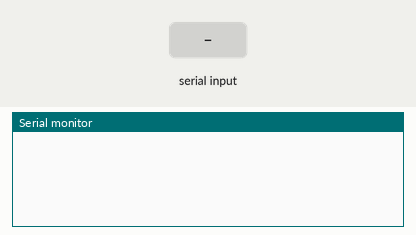
Bench run of a sketch on a simulated Arduino Leonardo, built with avr-gcc and run on an emulated ATmega32U4. Parts: the last lines printed to the serial monitor. The inputs (shaded band) are chosen by the test bench. USB keyboard and mouse output is not drawn.

Above: at 1.2 s.
1.3 s: "STRING 1\n" received over the second serial link
At 2.5 s:
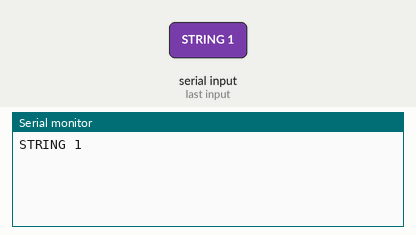
2.8 s: "DELAY 1\n" received over the second serial link
At 3.7 s:
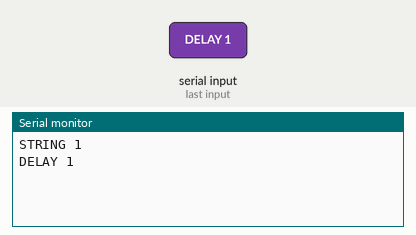
4.3 s: "REM 1\n" received over the second serial link
At 5.0 s:
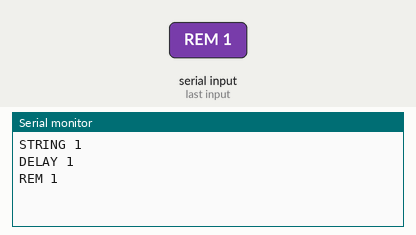
5.8 s: "ENTER 1\n" received over the second serial link
At 6.3 s:
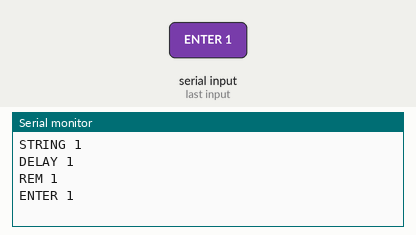
7.3 s: " \n" received over the second serial link
At 8.4 s:
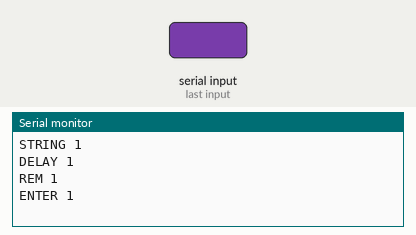
8.8 s: "STRING\n" received over the second serial link
At 9.5 s:
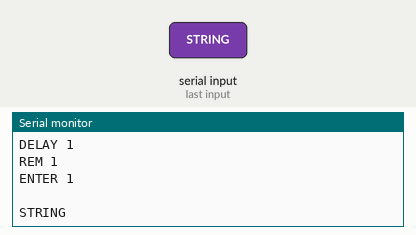

The sketch:

darkwingduck.ino
```cpp
#include <SPI.h>
#include <SD.h>
#include <string.h>
#include <Keyboard.h>

File myFile;
boolean first = true;
String readString = "";

void setup() {
  Serial1.begin(9600); // Init Hardware Serial port on pins 0 and 1 - Bluetooth
  Serial.begin(9600); // Init Virtual Serial Port - Machine
  Keyboard.begin(); // Init HID - Keyboard
}
//LOOK AT SEYTONICS CODE
void loop(){
     delay(10);  //small delay to allow input buffer to fill
     while (Serial1.available()) {
        char c = Serial1.read();  //gets one byte from serial buffer
        if (c == '\n') {
          Serial.println(readString);
          Line(readString);
          readString = "";
          //Serial.println(readString)
        } else {
          readString += c;
        }
     }
}

void Line(String l)
{
  int space_1 = l.indexOf(" ");
  if (space_1 == -1)
  {
    Press(l);
  }
  else if (l.substring(0,space_1) == "STRING")
  {
    Keyboard.print(l.substring(space_1 + 1));
  }
  else if (l.substring(0,space_1) == "DELAY")
  {
    int delaytime = l.substring(space_1 + 1).toInt();
    delay(delaytime);
  }
  else if(l.substring(0,space_1) == "REM"){}
  else
  {
      String remain = l;

      while(remain.length() > 0)
      {
        int latest_space = remain.indexOf(" ");
        if (latest_space == -1)
        {
          Press(remain);
          remain = "";
        }
        else
        {
          Press(remain.substring(0, latest_space));
          remain = remain.substring(latest_space + 1);
        }
        delay(5);
      }
  }

  Keyboard.releaseAll();
}


void Press(String b)
{
  if(b.length() == 1)
  {
    char c = b[0];
    Keyboard.press(c);
  }
  else if (b.equals("ENTER"))
  {
    Keyboard.press(KEY_RETURN);
  }
  else if (b.equals("CTRL"))
  {
    Keyboard.press(KEY_LEFT_CTRL);
  }
    else if (b.equals("SHIFT"))
  {
    Keyboard.press(KEY_LEFT_SHIFT);
  }
    else if (b.equals("ALT"))
  {
    Keyboard.press(KEY_LEFT_ALT);
  }
    else if (b.equals("GUI"))
  {
    Keyboard.press(KEY_LEFT_GUI);
  }
    else if (b.equals("UP") || b.equals("UPARROW"))
  {
    Keyboard.press(KEY_UP_ARROW);
  }
    else if (b.equals("DOWN") || b.equals("DOWNARROW"))
  {
    Keyboard.press(KEY_DOWN_ARROW);
  }
    else if (b.equals("LEFT") || b.equals("LEFTARROW"))
  {
    Keyboard.press(KEY_LEFT_ARROW);
  }
    else if (b.equals("RIGHT") || b.equals("RIGHTARROW"))
  {
    Keyboard.press(KEY_RIGHT_ARROW);
  }
    else if (b.equals("DELETE"))
  {
    Keyboard.press(KEY_DELETE);
  }
    else if (b.equals("PAGEUP"))
  {
    Keyboard.press(KEY_PAGE_UP);
  }
    else if (b.equals("PAGEDOWN"))
  {
    Keyboard.press(KEY_PAGE_DOWN);
  }
    else if (b.equals("HOME"))
  {
    Keyboard.press(KEY_HOME);
  }
    else if (b.equals("ESC"))
  {
    Keyboard.press(KEY_ESC);
  }
    else if (b.equals("INSERT"))
  {
    Keyboard.press(KEY_INSERT);
  }
    else if (b.equals("TAB"))
  {
    Keyboard.press(KEY_TAB);
  }
    else if (b.equals("END"))
  {
    Keyboard.press(KEY_END);
  }
    else if (b.equals("CAPSLOCK"))
  {
    Keyboard.press(KEY_CAPS_LOCK);
  }
    else if (b.equals("F1"))
  {
    Keyboard.press(KEY_F1);
  }
    else if (b.equals("F2"))
  {
    Keyboard.press(KEY_F2);
  }
    else if (b.equals("F3"))
  {
    Keyboard.press(KEY_F3);
  }
    else if (b.equals("F4"))
  {
    Keyboard.press(KEY_F4);
  }
    else if (b.equals("F5"))
  {
    Keyboard.press(KEY_F5);
  }
    else if (b.equals("F6"))
  {
    Keyboard.press(KEY_F6);
  }
    else if (b.equals("F7"))
  {
    Keyboard.press(KEY_F7);
  }
    else if (b.equals("F8"))
  {
    Keyboard.press(KEY_F8);
  }
    else if (b.equals("F9"))
  {
    Keyboard.press(KEY_F9);
  }
    else if (b.equals("F10"))
  {
    Keyboard.press(KEY_F10);
  }
    else if (b.equals("F11"))
  {
    Keyboard.press(KEY_F11);
  }
    else if (b.equals("F12"))
  {
    Keyboard.press(KEY_F12);
  }
}
```

Measured:
- after the input at 1.3 s, the serial monitor: prints a new line at once (image 1)
- after the input at 2.8 s, the serial monitor: prints a new line at once (image 2)
- after the input at 4.3 s, the serial monitor: prints a new line at once (image 3)
- after the input at 5.8 s, the serial monitor: prints a new line at once (image 4)
- after the input at 7.3 s, the serial monitor: prints a new line at once (image 5)
- after the input at 8.8 s, the serial monitor: prints a new line at once (image 6)
